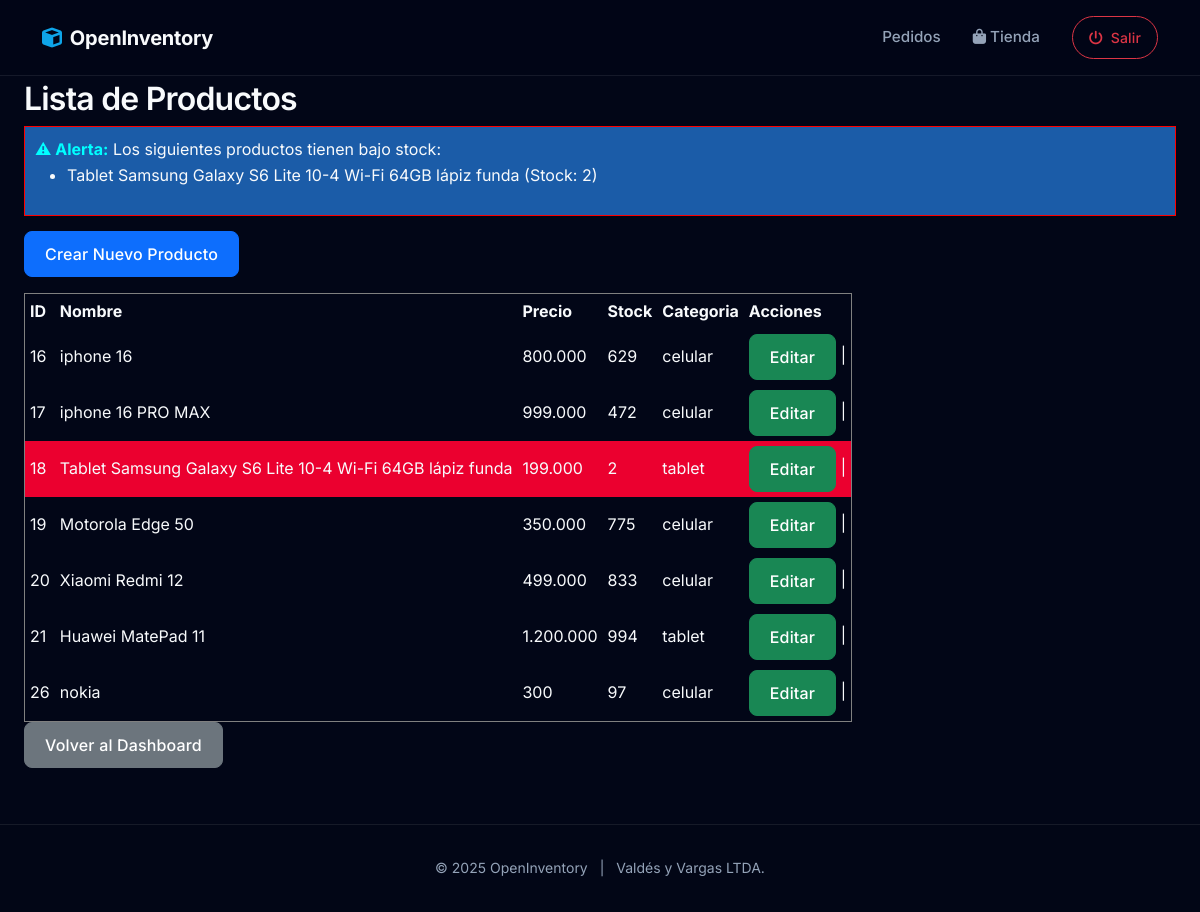
Page /productos/ (signed in) on the committed database.
### productos/models.py (models this page shows, shortened)
class Producto(models.Model):
    nombre = models.CharField(
        max_length=100,
        validators=[
            RegexValidator(
                regex=r'^[A-Za-zÁÉÍÓÚáéíóúÑñ0-9\s\-\_]+$',
                message='El nombre solo puede contener letras, números, espacios y guiones.'
            )
        ]
    )
    precio = models.DecimalField(
        max_digits=10,
        decimal_places=2,
        validators=[
            MinValueValidator(0.01, message='El precio debe ser mayor que cero.')
        ]
    )
    stock = models.PositiveIntegerField(
        validators=[
            MinValueValidator(1, message='El stock debe ser al menos 1.')
        ]
    )
    categoria = models.CharField(
        max_length=50,
        blank=True,
        null=True,
        validators=[
            RegexValidator(
                regex=r'^[A-Za-zÁÉÍÓÚáéíóúÑñ\s]+$',
                message='La categoría solo puede contener letras y espacios.'
            )
        ]
    )
    imagen = models.ImageField(upload_to='productos/', blank=True, null=True, verbose_name='Imagen del Producto')
    descripcion = models.TextField(blank=True, null=True, verbose_name='Descripción del Producto')
    @property
    def precio_formateado(self):
        return f"{int(self.precio):,}".replace(",", ".")

### productos/views.py (the view)
# urls.py: path('productos/', views.productos_list, name='productos-list'),
@login_required
def productos_list(request):
    productos = Producto.objects.all()
    umbral_stock_bajo = 5
    productos_bajo_stock = Producto.objects.filter(stock__lt=umbral_stock_bajo)
    alerta_stock_bajo = productos_bajo_stock.exists()
    return render(request, 'productos/productos_list.html', {
        'productos': productos,
        'alerta_stock_bajo': alerta_stock_bajo,
        'productos_bajo_stock': productos_bajo_stock
    })

### productos/templates/productos/productos_list.html (shortened to what this page needs)
{% extends "base.html" %}
{% block content %}
<h2>Lista de Productos</h2>
{% if alerta_stock_bajo %}
<div style="background-color:#1B5CA8; border:1px solid red; padding:10px; margin-bottom:15px;">
    <strong style="color: Aqua;">⚠ Alerta:</strong> Los siguientes productos tienen bajo stock:
    <ul>
        {% for producto in productos_bajo_stock %}
            <li style="color: whithe;">{{ producto.nombre }} (Stock: {{ producto.stock }})</li>
        {% endfor %}
    </ul>
</div>
{% endif %}
{% if user.rol in 'admin' or user.rol == 'bodeguero' %}
  <p><a href="{% url 'productos-create' %}"class="btn btn-primary">Crear Nuevo Producto</a></p>
{% endif %}
<table border="1" cellpadding="5">
    <thead>
        <tr>
            <th>ID</th>
            <th>Nombre</th>
            <th>Precio</th>
            <th>Stock</th>
            <th>Categoria</th>
            {% if user.rol in 'admin' or user.rol == 'bodeguero' %}
            <th>Acciones</th>
            {% endif %}
        </tr>
    </thead>
    <tbody>
        {% for producto in productos %}
        <tr {% if producto.stock < 5 %}style="background-color:#eb002f;"{% endif %}>
            <td>{{ producto.id }}</td>
            <td>{{ producto.nombre }}</td>
            <td>{{ producto.precio_formateado }}</td>
            <td>{{ producto.stock }}</td>
            <td>{{ producto.categoria }}</td>
            {% if user.rol in 'admin' or user.rol == 'bodeguero' %}
            <td>
                {% if user.rol == 'admin' or user.rol == 'bodeguero' %}
                    <a href="{% url 'productos-update' producto.id %}"class="btn btn-success">Editar</a> |
                {% endif %}
            </td>
            {% endif %}
        </tr>
        {% empty %}
        <tr>
            <td colspan="6">No hay productos registrados.</td>
        </tr>
        {% endfor %}
    </tbody>
</table>
<p><a href="{% url 'dashboard' %}"class="btn btn-secondary">Volver al Dashboard</a></p>
{% endblock %}

### static/css/style.css (style rules this page uses)
:root { --bg-body: #020617; --bg-surface: #0f172a; --bg-card: rgba(30, 41, 59, 0.7); --primary: #3b82f6; --primary-hover: #2563eb; --secondary: #64748b; --accent: #0ea5e9; --success: #10b981; --warning: #f59e0b; --danger: #ef4444; --text-main: #f8fafc; --text-muted: #94a3b8; --border-color: rgba(255, 255, 255, 0.08); --glass-border: 1px solid rgba(255, 255, 255, 0.08); --shadow-sm: 0 1px 2px 0 rgba(0, 0, 0, 0.05); --shadow-md: 0 4px 6px -1px rgba(0, 0, 0, 0.1), 0 2px 4px -1px rgba(0, 0, 0, 0.06); --shadow-lg: 0 10px 15px -3px rgba(0, 0, 0, 0.1), 0 4px 6px -2px rgba(0, 0, 0, 0.05); --shadow-glow: 0 0 20px rgba(59, 130, 246, 0.15); --radius-sm: 0.375rem; --radius-md: 0.5rem; --radius-lg: 0.75rem; --radius-xl: 1rem; --font-sans: 'Inter', system-ui, -apple-system, sans-serif; }
* { box-sizing: border-box; }
body { background-color: var(--bg-body); color: var(--text-main); font-family: var(--font-sans); line-height: 1.6; -webkit-font-smoothing: antialiased; min-height: 100vh; display: flex; flex-direction: column; }
h1, h2, h3, h4, h5, h6 { font-weight: 600; color: var(--text-main); letter-spacing: -0.025em; }
a { text-decoration: none; transition: all 0.2s ease; }
.btn { font-weight: 500; padding: 0.625rem 1.25rem; border-radius: var(--radius-md); transition: all 0.2s cubic-bezier(0.4, 0, 0.2, 1); letter-spacing: 0.01em; }

### rows in the picture
Producto: nombre "Tablet Samsung Galaxy S6 Lite 10-4 Wi-Fi 64GB lápiz funda", stock "2", id "18", precio_formateado "199.000", categoria "tablet"
Producto: id "16", nombre "iphone 16", precio_formateado "800.000", stock "629", categoria "celular"
Producto: id "17", nombre "iphone 16 PRO MAX", precio_formateado "999.000", stock "472", categoria "celular"
Producto: id "19", nombre "Motorola Edge 50", precio_formateado "350.000", stock "775", categoria "celular"
Producto: id "20", nombre "Xiaomi Redmi 12", precio_formateado "499.000", stock "833", categoria "celular"
Producto: id "21", nombre "Huawei MatePad 11", precio_formateado "1.200.000", stock "994", categoria "tablet"
Producto: id "26", nombre "nokia", precio_formateado "300", stock "97", categoria "celular"
